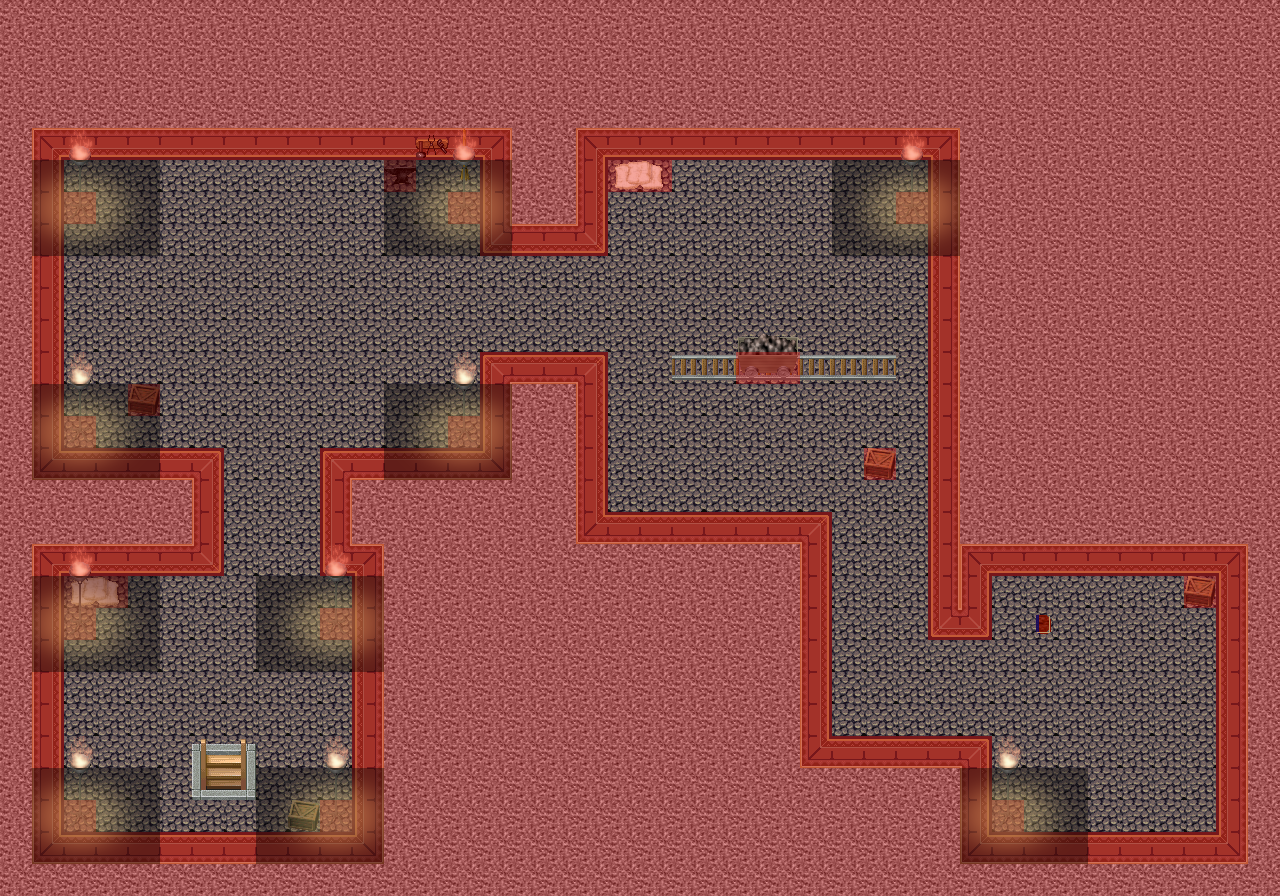

This is a level from a 2D game, rendered from its Tiled map with the project's own tilesets. A one-line summary and the map file follow, with tile-layer data summarised:
An orthogonal 40x28 tile map with 32x32 px tiles, 9 tile layers (0_floor, 1_terrain, 2_object, 3_roof, ...), 19 tilesets.

<map version="1.10" tiledversion="1.10.2" orientation="orthogonal" renderorder="right-down" width="40" height="28" tilewidth="32" tileheight="32" infinite="0" nextlayerid="10" nextobjectid="1">
 <tileset firstgid="1" name="ground/gravel" tilewidth="32" tileheight="32" tilecount="1" columns="1">
  <image source="../../tileset/ground/gravel.png" trans="ff00ff" width="32" height="32" />
 </tileset>
 <tileset firstgid="2" name="terrain/cave" tilewidth="32" tileheight="32" tilecount="112" columns="8">
  <image source="../../tileset/terrain/cave.png" trans="ff00ff" width="256" height="448" />
 </tileset>
 <tileset firstgid="114" name="ground/ladder/wooden_ladder_down" tilewidth="32" tileheight="32" tilecount="4" columns="2">
  <image source="../../tileset/ground/ladder/wooden_ladder_down.png" trans="ff00ff" width="64" height="64" />
 </tileset>
 <tileset firstgid="118" name="building/wall/int_wall_dark_red_corners_2" tilewidth="32" tileheight="32" tilecount="8" columns="2">
  <image source="../../tileset/building/wall/int_wall_dark_red_corners_2.png" trans="ff00ff" width="64" height="128" />
 </tileset>
 <tileset firstgid="126" name="building/wall/int_wall_dark_red" tilewidth="32" tileheight="32" tilecount="16" columns="4">
  <image source="../../tileset/building/wall/int_wall_dark_red.png" trans="ff00ff" width="128" height="128" />
 </tileset>
 <tileset firstgid="142" name="building/wall/int_wall_dark_red_corners" tilewidth="32" tileheight="32" tilecount="16" columns="4">
  <image source="../../tileset/building/wall/int_wall_dark_red_corners.png" trans="ff00ff" width="128" height="128" />
 </tileset>
 <tileset firstgid="158" name="ground/brown_paving" tilewidth="32" tileheight="32" tilecount="2" columns="2">
  <image source="../../tileset/ground/brown_paving.png" trans="ff00ff" width="64" height="32" />
 </tileset>
 <tileset firstgid="160" name="building/stairs/stairs" tilewidth="32" tileheight="32" tilecount="12" columns="2">
  <image source="../../tileset/building/stairs/stairs.png" trans="ff00ff" width="64" height="192" />
 </tileset>
 <tileset firstgid="172" name="object/mine_rails" tilewidth="32" tileheight="32" tilecount="18" columns="6">
  <image source="../../tileset/object/mine_rails.png" trans="ff00ff" width="192" height="96" />
 </tileset>
 <tileset firstgid="190" name="object/mine_carts" tilewidth="32" tileheight="32" tilecount="8" columns="4">
  <image source="../../tileset/object/mine_carts.png" trans="ff00ff" width="128" height="64" />
 </tileset>
 <tileset firstgid="198" name="item/sacks" tilewidth="32" tileheight="32" tilecount="2" columns="2">
  <image source="../../tileset/item/sacks.png" trans="ff00ff" width="64" height="32" />
 </tileset>
 <tileset firstgid="200" name="item/pot/crate_small" tilewidth="32" tileheight="32" tilecount="2" columns="2">
  <image source="../../tileset/item/pot/crate_small.png" trans="ff00ff" width="64" height="32" />
 </tileset>
 <tileset firstgid="202" name="item/tools" tilewidth="32" tileheight="32" tilecount="9" columns="3">
  <image source="../../tileset/item/tools.png" trans="ff00ff" width="96" height="96" />
 </tileset>
 <tileset firstgid="211" name="item/documents/book" tilewidth="32" tileheight="32" tilecount="4" columns="2">
  <image source="../../tileset/item/documents/book.png" trans="ff00ff" width="64" height="64" />
 </tileset>
 <tileset firstgid="215" name="furniture/light/iron_lamp" tilewidth="32" tileheight="32" tilecount="3" columns="1">
  <image source="../../tileset/furniture/light/iron_lamp.png" trans="ff00ff" width="32" height="96" />
 </tileset>
 <tileset firstgid="218" name="logic/collision" tilewidth="32" tileheight="32" tilecount="1" columns="1">
  <image source="../../tileset/logic/collision.png" trans="ff00ff" width="32" height="32" />
 </tileset>
 <tileset firstgid="219" name="logic/protection" tilewidth="32" tileheight="32" tilecount="2" columns="2">
  <image source="../../tileset/logic/protection.png" trans="ff00ff" width="64" height="32" />
 </tileset>
 <tileset firstgid="221" name="flames" tilewidth="32" tileheight="32" tilecount="6" columns="6">
  <image source="../../tileset/furniture/light/flames.png" width="192" height="32" />
 </tileset>
 <tileset firstgid="227" name="dim_yellow_light_5x5" tilewidth="32" tileheight="32" tilecount="25" columns="5">
  <image source="../../tileset/light/dim_yellow_light_5x5.png" width="160" height="160" />
 </tileset>
 <layer id="1" name="0_floor" width="40" height="28">
  <data>[1120 cells, 1120 non-empty, 3 distinct tile ids]</data>
 </layer>
 <layer id="2" name="1_terrain" width="40" height="28">
  <data>[1120 cells, 178 non-empty, 14 distinct tile ids]</data>
 </layer>
 <layer id="3" name="2_object" width="40" height="28">
  <data>[1120 cells, 28 non-empty, 14 distinct tile ids]</data>
 </layer>
 <layer id="4" name="3_roof" width="40" height="28">
  <data>[1120 cells, 22 non-empty, 4 distinct tile ids]</data>
 </layer>
 <layer id="8" name="4_roof_add" width="40" height="28">
  <data>[1120 cells, 10 non-empty, 1 distinct tile ids]</data>
 </layer>
 <layer id="5" name="objects" width="40" height="28">
  <data>[1120 cells, 0 non-empty, 0 distinct tile ids]</data>
 </layer>
 <layer id="6" name="collision" width="40" height="28" opacity="0.3">
  <data>[1120 cells, 734 non-empty, 1 distinct tile ids]</data>
 </layer>
 <layer id="7" name="protection" width="40" height="28">
  <data>[1120 cells, 0 non-empty, 0 distinct tile ids]</data>
 </layer>
 <layer id="9" name="blend_ground" width="40" height="28" opacity="0.4">
  <data>[1120 cells, 120 non-empty, 15 distinct tile ids]</data>
 </layer>
</map>
